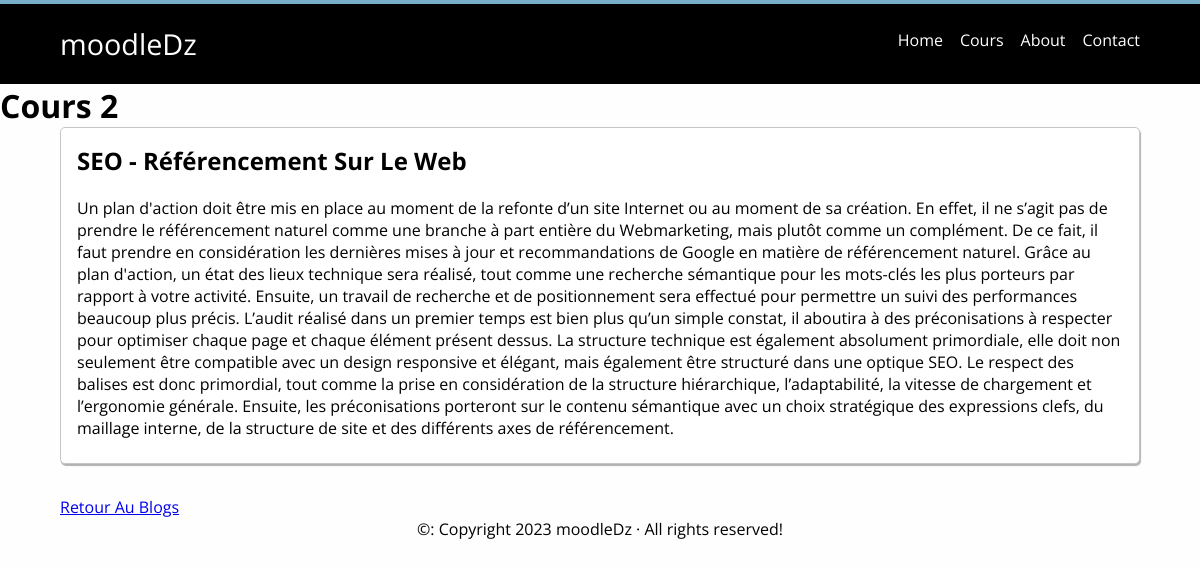
The page /blog/posts/2 on the database its author committed.
### blog/models.py (models this page shows, shortened)
class TimespamtedModel(models.Model):
    created_at=models.DateTimeField(auto_now_add=True)#sera modifié a l'ajout
    updated_at=models.DateTimeField(auto_now=True)#sera modifié a chaque modification
    class Meta:
        abstract = True

class Post(TimespamtedModel):
    title = models.CharField(max_length=255)
    body= models.TextField()

### blog/views.py (the view)
# urls.py: url(r'^posts/(?P<id>[0-9]+)$',views.show, name='show'),
def show(request,id):
    post= get_object_or_404(ps, pk=id)
    return  render(request,'blog/show.html',{
        'post':post
    })

### blog/Templates/blog/show.html (shortened to what this page needs)
{% extends 'blog/base.html' %}
{% block htitle %}
    <h1>Cours {{post.id}} </h1>
{% endblock %}
{% block body %}
    <article>
        <h2 class='title'>{{post.title}}</h2>
        <p class='content'>
            {{post.body}}
        </p>
    </article>
    <a href=" {% url 'index' %} "> Retour Au Blogs </a>
{% endblock%}

### static/css/style.css (style rules this page uses)
* { margin:0; padding:0; }
body { font-family: 'Open Sans', Arial, Helvetica, sans-serif; background-color: #fefefe; }

### blog/static/blog/css/style.css (style rules this page uses)
article { background-color: #fff; border:1px solid #c5c5c5; margin-bottom: 2em; padding:1em; box-shadow: 1px 2px 1px rgba(0, 0, 0, .3); border-radius: 5px; }
article .title { margin-bottom: .5em; }
article .content { padding:.5em 0; }

### rows shown on the page
Post: id "2", title "SEO - Référencement Sur Le Web", body "Un plan d'action doit être mis en place au moment de la refonte d’un site Internet ou au moment de sa création. En effet, il ne s’agit pas de prendre le référencement naturel comme une branche à part entière du Webmarketing, mais plutôt comme un complément. De ce fait, il faut prendre en considération les dernières mises à jour et recommandations de Google en matière de référencement naturel. Grâce au plan d'action, un état des lieux technique sera réalisé, tout comme une recherche sémantique pour les mots-clés les plus porteurs par rapport à votre activité. Ensuite, un travail de recherche et de positionnement sera effectué pour permettre un suivi des performances beaucoup plus précis.…"
